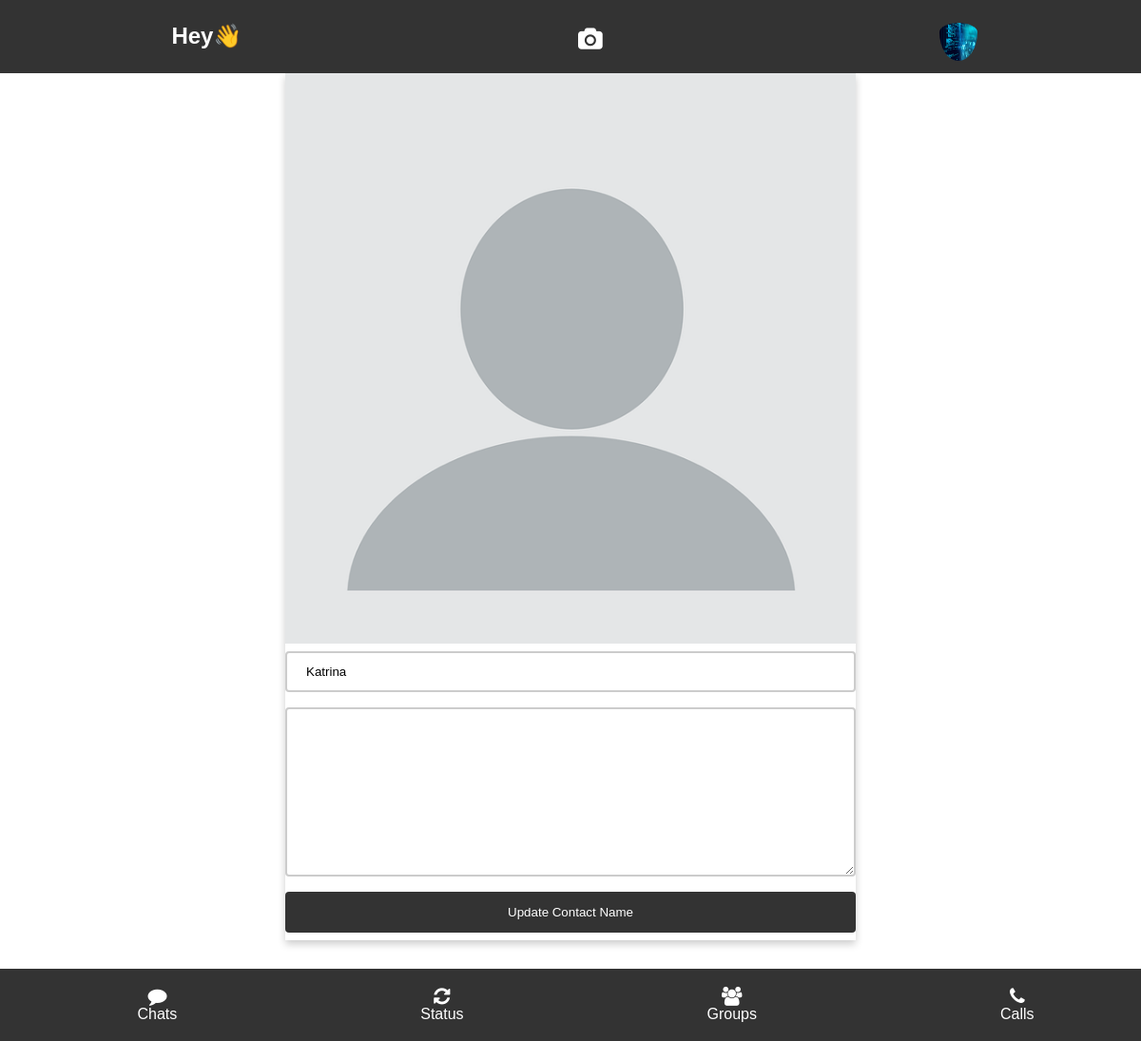
Page /contact_profile/08038082848 (signed in) on the earlier database version.
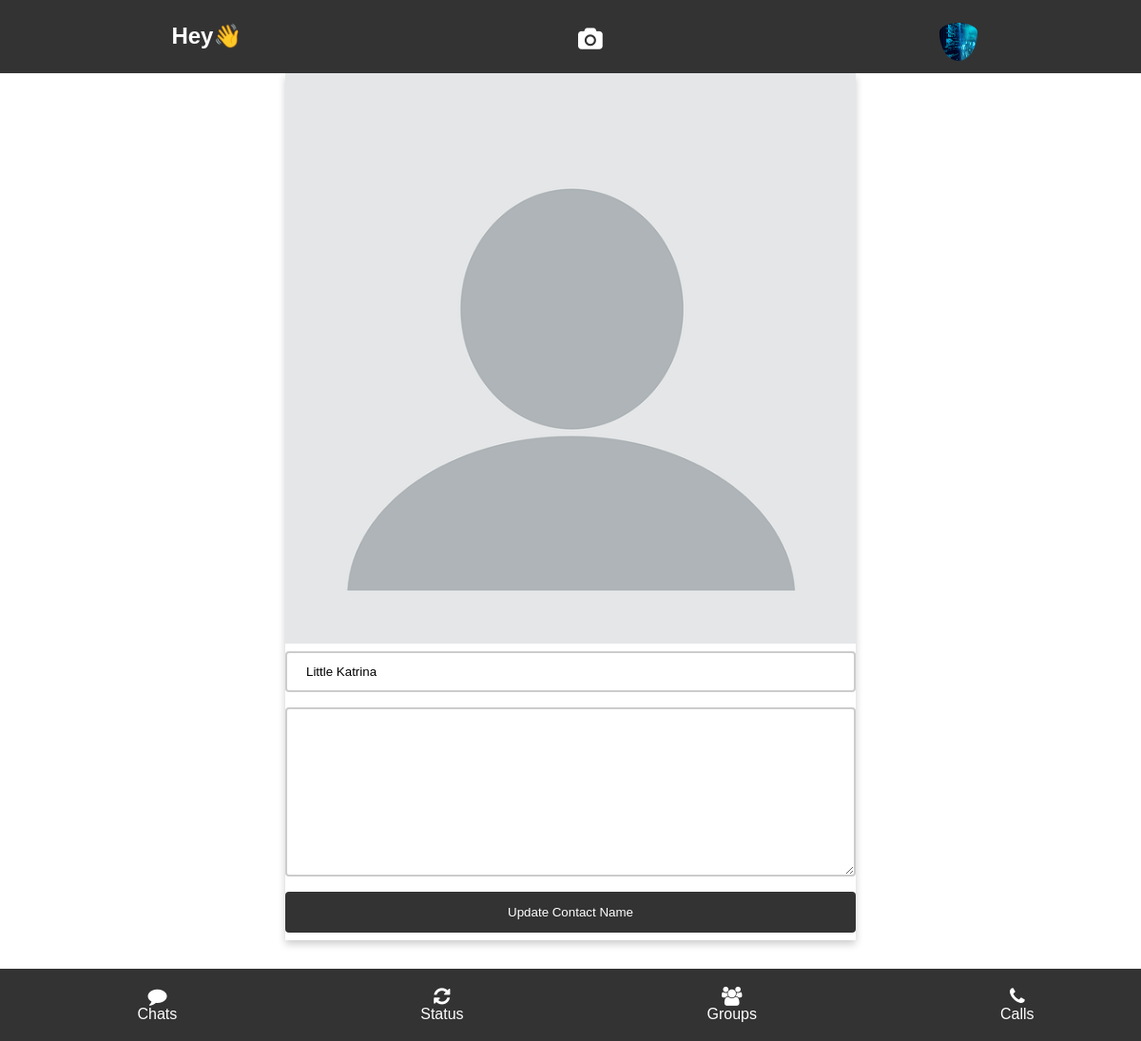
Same page on the later database version.
### App/models.py (models this page shows, shortened)
class Profile(models.Model):
    image = models.ImageField(upload_to='Profile Image', default='blank.png')
    first_name = models.CharField(max_length=255, null=True,)
    username = models.ForeignKey(User,on_delete=models.CASCADE, null=True)
    bio = models.TextField()

class myContact(models.Model):
    contact = models.CharField(max_length=255, null=True)
    user = models.CharField(max_length=255, null=True)
    phone_number = models.CharField(max_length=255, null=True)
    user_phone_number = models.CharField(max_length=255, null=True)
    image = models.ImageField(upload_to='Profile Image', default='blank.png')
    user_image = models.ImageField(upload_to='Profile Image', default='blank.png')
    bio = models.CharField(max_length=255, null=True)
    last_message = models.CharField(max_length=255, default='No messages')
    last_message_time = models.TimeField(auto_now=True)

### App/views.py (the view)
# urls.py: path("contact_profile/<str:pk>", views.contact_profile, name='contact_profile'),
@login_required(login_url='login')
def contact_profile(request,pk):
    profile = Profile.objects.get(username=request.user)
    user = User.objects.get(username=pk)
    contact = Profile.objects.get(username=user)
    mycontact = myContact.objects.get(user_phone_number=request.user, phone_number=pk)
    if request.method == 'POST':
        contact_name =  request.POST['contact_name']
        mycontact.contact = contact_name
        mycontact.save()
        print(contact_name)
    return render(request, 'contact_profile.html', {'profile':profile,'contact':contact, 'mycontact':mycontact})

### templates/contact_profile.html (shortened to what this page needs)
{% extends 'base.html' %}
    {% block content %}
    <div class="cards">
        <img class="picture" src="{{contact.image.url}}" alt="" style="width:100%">
        <form action="" method="POST" enctype="multipart/form-data">
            <input type="text" name="contact_name" value="{{mycontact.contact}}" placeholder="Enter Your Username">
            {% if contact.bio %}
            <textarea name="bio" id="" readonly cols="30" rows="10">{{contact.bio}}</textarea>
            {% else %}
            <textarea name="bio" readonly id="" cols="10" rows="10"></textarea>
            {% endif %}
            <button type="submit" class="button">Update Contact Name</button>
        </form>
    </div>
    <br><br><br><br><br>
    {% endblock content %}

### templates/base.html (shortened to what this page needs)
{% load static %}
<html lang="en">
<head>
    <link rel="stylesheet" href="https://cdnjs.cloudflare.com/ajax/libs/font-awesome/4.7.0/css/font-awesome.min.css">
</head>
<body>
    <div class="upheader">
        <h2 style="padding-top: 20px;">Hey👋</h2>
        {% if request.user.is_authenticated %}
        <h2><a href="post_status">
                <span class="fa fa-camera" style="padding-top: 25px;" class="img dropbtn" title="post status"></span>
            </a>
        </h2>
        <div class="dropdown">
            {% if profile.image.url %}
            <img style="padding-top: 20px;" class="img dropbtn" onclick="myFunction()" src="{{profile.image.url}}"
                alt="">
            {% endif %}
            {% endif %}
        </div>
    </div>
    <header>
        <div class="logo">
            {% if request.user.is_authenticated %}
            <div class="whatsapp"><a href="/">
                    <span class="fa fa-comment" style='font-size:20px;' title="Chats"></span><br>
                    Chats
                </a>
            </div>
            <div class="statuss"><a href="/status">
                    <span class="fa fa-refresh fa-spin" style='font-size:20px;' title="Status"></span><br>
                    Status</a>
            </div>
            <div class="communities"><a href="communities">
                    <span class="fa fa-users" style='font-size:20px;' title="Groups"></span><br>
                    Groups</a>
            </div>
            <div class="calls"><a href="/add_contact">
                    <span class="fa fa-phone" style='font-size:20px;' title="Calls"></span><br>
                    Calls</a>
            </div>
            {% else %}
            <div class="signin"><a href="/login">Login</a></div>
            <div class="register"><a href="/register">Register</a></div>
            <div class="forgot_password"><a href="/forgot_password/">Forgot Password?</a></div>
            {% endif %}
        </div>
    </header>
    {% block content %}
    {% endblock content %}
</body>
</html>

### templates/base.html (style rules this page uses)
body { font-family: Arial, sans-serif; margin: 0; padding: 0; }
a { color: white; text-decoration: none; }
header { background-color: #333; color: #fff; padding: 1rem; text-align: center; overflow: hidden; position: fixed; bottom: 0; width: 100%; }
.upheader { background-color: #333; color: #fff; padding: 4px; text-align: center; width: 100%; display: grid; grid-template-columns: auto auto auto; grid-gap: 1px; position: sticky; top: 0; z-index: 1; }
.logo { display: grid; grid-template-columns: auto auto auto auto; grid-gap: 1px; padding: 1px; }
.logo>div { text-align: center; padding: 2px 0; }
h2 { margin-top: 0; }
input[type=text], textarea, input[type=file], input[type=tel], input[type=password], input[type=email], textarea { width: 100%; padding: 12px 20px; margin: 8px 0; display: inline-block; border: 2px solid #ccc; border-radius: 4px; box-sizing: border-box; }
button[type="submit"] { background-color: #333; color: white; padding: 14px 20px; margin: 8px 0; border: none; border-radius: 4px; cursor: pointer; width: 100%; }
.img { width: 40px; height: 40px; border-radius: 50%; }
.dropdown { position: relative; display: block; }
.cards { box-shadow: 0 4px 8px 0 rgba(0, 0, 0, 0.2); max-width: 600px; margin: auto; font-family: arial; text-align: left; }

Differences in the rows shown:
removed myContact: contact_name "Katrina"
added myContact: contact_name "Little Katrina"
